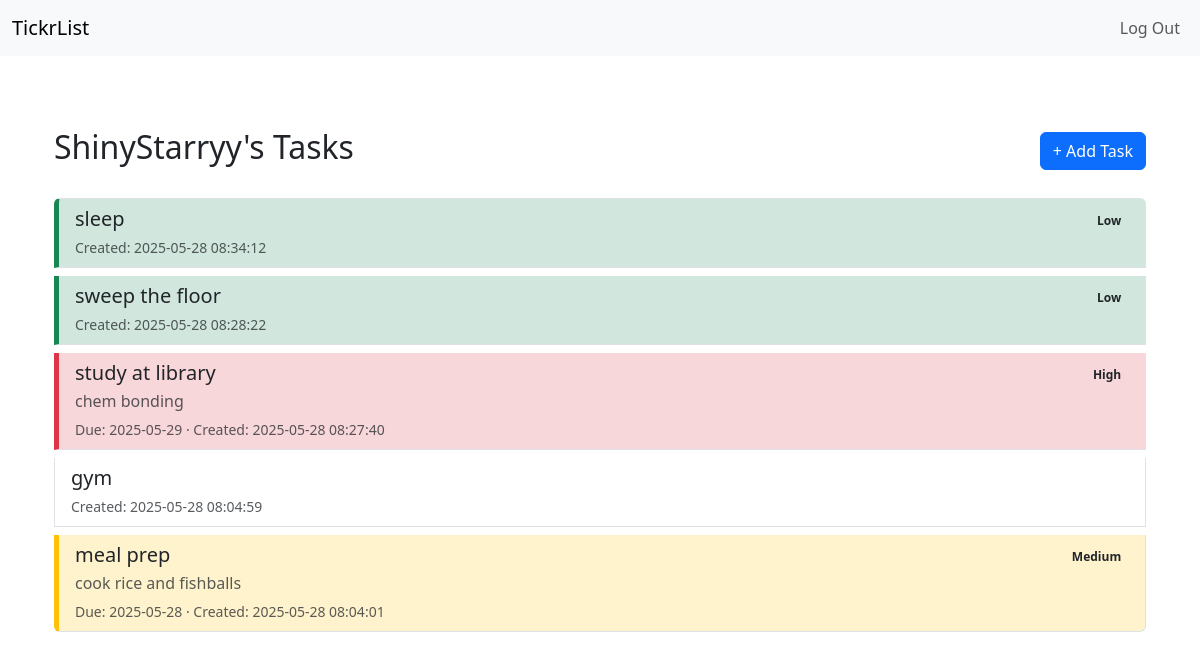
The page / (signed in) on the database its author committed.
### tables this page shows
CREATE TABLE users (
id INTEGER PRIMARY KEY AUTOINCREMENT,
username TEXT NOT NULL UNIQUE,
hash TEXT NOT NULL
);

CREATE TABLE todos (
id INTEGER PRIMARY KEY AUTOINCREMENT,
user_id INTEGER NOT NULL,
content TEXT NOT NULL,
timestamp DATETIME DEFAULT CURRENT_TIMESTAMP,
description TEXT,
priority TEXT,
due_date DATETIME,
FOREIGN KEY(user_id) REFERENCES users(id)
);

### app.py (the view)
@app.route("/")
@login_required
def index():
    user_id = session["user_id"]
    conn = sqlite3.connect("todo.db")
    db = conn.cursor()
    db.execute("SELECT id, content, timestamp, description, priority, due_date FROM todos WHERE user_id = ? ORDER BY timestamp DESC", (user_id,))
    tasks = db.fetchall()
    db.execute("SELECT username FROM users WHERE id = ?", (user_id,))
    username = db.fetchone()[0]
    conn.close()
    tasks = [{"id": t[0], "content": t[1], "timestamp": t[2], "description": t[3], "priority": t[4], "due_date": t[5]} for t in tasks]
    return render_template("index.html", tasks=tasks, username=username)

### app.py (called while the page is built)
def login_required(f):
    @wraps(f)
    def decorated_function(*args, **kwargs):
        if session.get("user_id") is None:
            return redirect("/login")
        return f(*args, **kwargs)
    return decorated_function

@app.after_request
def after_request(response):
    response.headers["Cache-Control"] = "no-cache, no-store, must-revalidate"
    response.headers["Expires"] = 0
    response.headers["Pragma"] = "no-cache"
    return response

### templates/index.html (shortened to what this page needs)
{% extends "layout.html" %}
{% block main %}
    <div class="container mt-5">
        <div class="d-flex justify-content-between align-items-center mb-4">
            <h2>{{ username }}'s Tasks</h2>
            <button class="btn btn-primary" data-bs-toggle="modal" data-bs-target="#addTaskModal">+ Add Task</button>
        </div>
        {% if tasks %}
            <ul class="list-group">
                {% for task in tasks %}
                    <li class="list-group-item mb-2
                        {% if task.priority == 'High' %} task-high
                        {% elif task.priority == 'Medium' %} task-medium
                        {% elif task.priority == 'Low' %} task-low
                        {% endif %}">
                        <div class="d-flex justify-content-between align-items-center">
                            <h5 class="mb-1">{{ task.content }}</h5>
                            <span class="badge text-dark">{{ task.priority }}</span>
                        </div>
                        {% if task.description %}
                            <p class="mb-1 text-muted">{{ task.description }}</p>
                        {% endif %}
                        <small class="text-muted">
                            {% if task.due_date %}Due: {{ task.due_date }} · {% endif %}
                            Created: {{ task.timestamp }}
                        </small>
                    </li>
                {% endfor %}
            </ul>
        {% else %}
            <p class="text-muted">You have no tasks yet. Click "Add Task" to begin.</p>
        {% endif %}
    </div>
{% endblock %}

### templates/layout.html (shortened to what this page needs)
<!DOCTYPE html>
<html lang="en">
    <head>
        <link href="https://cdn.jsdelivr.net/npm/bootstrap@5.3.3/dist/css/bootstrap.min.css" rel="stylesheet" />
        <link href="/static/styles.css" rel="stylesheet" />
    </head>
    <body>
        <nav class="navbar navbar-expand-md navbar-light bg-light">
            <div class="container-fluid">
                <a class="navbar-brand" href="/">TickrList</a>
                <div class="collapse navbar-collapse" id="navbar">
                    {% if session.get("user_id") %}
                    <ul class="navbar-nav ms-auto">
                        <li class="nav-item"><a class="nav-link" href="/logout">Log Out</a></li>
                    </ul>
                    {% else %}
                    <ul class="navbar-nav ms-auto">
                        <li class="nav-item"><a class="nav-link" href="/register">Register</a></li>
                        <li class="nav-item"><a class="nav-link" href="/login">Log In</a></li>
                    </ul>
                    {% endif %}
                </div>
            </div>
        </nav>
        <main class="container py-4">
            {% block main %}{% endblock %}
        </main>
    </body>
</html>

### static/styles.css (style rules this page uses)
.task-high { background-color: #f8d7da; border-left: 5px solid #dc3545; }
.task-medium { background-color: #fff3cd; border-left: 5px solid #ffc107; }
.task-low { background-color: #d1e7dd; border-left: 5px solid #198754; }

### rows shown on the page
users: username "ShinyStarryy"
todos: content "sleep", priority "Low", timestamp "2025-05-28 08:34:12"
todos: content "sweep the floor", priority "Low", timestamp "2025-05-28 08:28:22"
todos: content "study at library", priority "High", description "chem bonding", due_date "2025-05-29", timestamp "2025-05-28 08:27:40"
todos: content "gym", timestamp "2025-05-28 08:04:59"
todos: content "meal prep", priority "Medium", description "cook rice and fishballs", due_date "2025-05-28", timestamp "2025-05-28 08:04:01"
